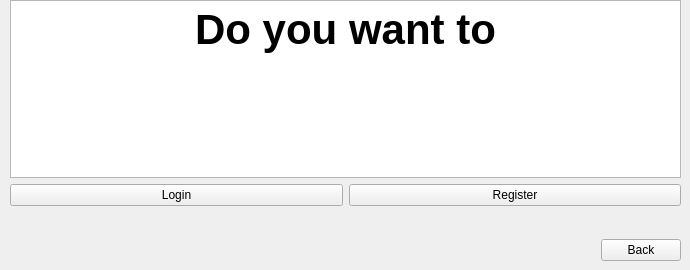
    <widget class="QWidget" name="loginRegisterScreen">
     <widget class="QWidget" name="layoutWidget">
      <property name="geometry">
       <rect>
        <x>10</x>
        <y>0</y>
        <width>671</width>
        <height>261</height>
       </rect>
      </property>
      <layout class="QVBoxLayout" name="verticalLayout">
       <item>
        <widget class="QTextBrowser" name="textBrowser_2">
         <property name="html">
          <string>&lt;!DOCTYPE HTML PUBLIC &quot;-//W3C//DTD HTML 4.0//EN&quot; &quot;http://www.w3.org/TR/REC-html40/strict.dtd&quot;&gt;
&lt;html&gt;&lt;head&gt;&lt;meta name=&quot;qrichtext&quot; content=&quot;1&quot; /&gt;&lt;meta charset=&quot;utf-8&quot; /&gt;&lt;style type=&quot;text/css&quot;&gt;
p, li { white-space: pre-wrap; }
&lt;/style&gt;&lt;/head&gt;&lt;body style=&quot; font-family:'Ubuntu'; font-size:11pt; font-weight:400; font-style:normal;&quot;&gt;
&lt;p align=&quot;center&quot; style=&quot; margin-top:0px; margin-bottom:0px; margin-left:0px; margin-right:0px; -qt-block-indent:0; text-indent:0px;&quot;&gt;&lt;span style=&quot; font-size:42px; font-weight:600;&quot;&gt;Do you want to&lt;/span&gt;&lt;/p&gt;&lt;/body&gt;&lt;/html&gt;</string>
         </property>
        </widget>
       </item>
       <item>
        <layout class="QHBoxLayout" name="horizontalLayout">
         <item>
          <widget class="QPushButton" name="loginChosenButton">
           <property name="text">
            <string>Login</string>
           </property>
          </widget>
         </item>
         <item>
          <widget class="QPushButton" name="registerButton">
           <property name="text">
            <string>Register</string>
           </property>
          </widget>
         </item>
        </layout>
       </item>
       <item>
        <spacer name="verticalSpacer">
         <property name="orientation">
          <enum>Qt::Vertical</enum>
         </property>
         <property name="sizeHint" stdset="0">
          <size>
           <width>20</width>
           <height>40</height>
          </size>
         </property>
        </spacer>
       </item>
       <item>
        <layout class="QHBoxLayout" name="horizontalLayout_3">
         <item>
          <spacer name="horizontalSpacer">
           <property name="orientation">
            <enum>Qt::Horizontal</enum>
           </property>
           <property name="sizeHint" stdset="0">
            <size>
             <width>40</width>
             <height>20</height>
            </size>
           </property>
          </spacer>
         </item>
         <item>
          <widget class="QPushButton" name="loginPageBackButtton">
           <property name="text">
            <string>Back</string>
           </property>
          </widget>
         </item>
        </layout>
       </item>
      </layout>
     </widget>
    </widget>
